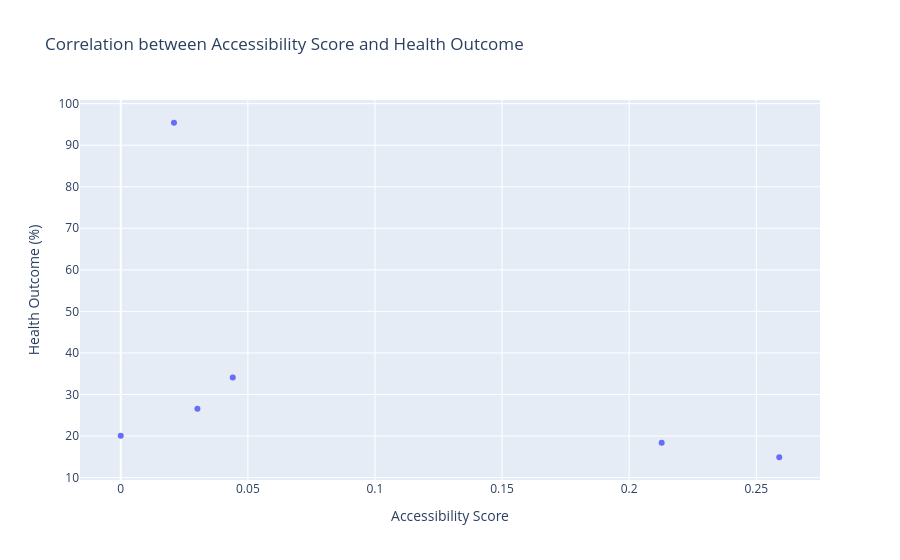

Notebook code cell kept with this figure:
### Code cell
# Visual Inspection
fig = px.scatter(
    merged_df_2,
    x='accessibility_score_y',
    y='result_x',
    title='Correlation between Accessibility Score and Health Outcome',
    labels={'accessibility_score_y': 'Accessibility Score', 'result_x': 'Health Outcome (%)'}
)
fig.show()

### Figure 1 — Plotly figure (JSON) as saved in the notebook; plotly's stock layout.template omitted (floating-point values rounded to 4 significant figures)
{"data": [{"hovertemplate": "Accessibility Score=%{x}<br>Health Outcome (%)=%{y}<extra></extra>", "legendgroup": "", "marker": {"color": "#636efa", "symbol": "circle"}, "mode": "markers", "name": "", "orientation": "v", "showlegend": false, "type": "scatter", "x": [0.259, 0.04406, 0.03016, 0.2128, 0.02093, 0], "xaxis": "x", "y": [14.9, 34.1, 26.6, 18.4, 95.4, 20.1], "yaxis": "y"}], "layout": {"legend": {"tracegroupgap": 0}, "title": {"text": "Correlation between Accessibility Score and Health Outcome"}, "xaxis": {"anchor": "y", "domain": [0, 1], "title": {"text": "Accessibility Score"}}, "yaxis": {"anchor": "x", "domain": [0, 1], "title": {"text": "Health Outcome (%)"}}}}
